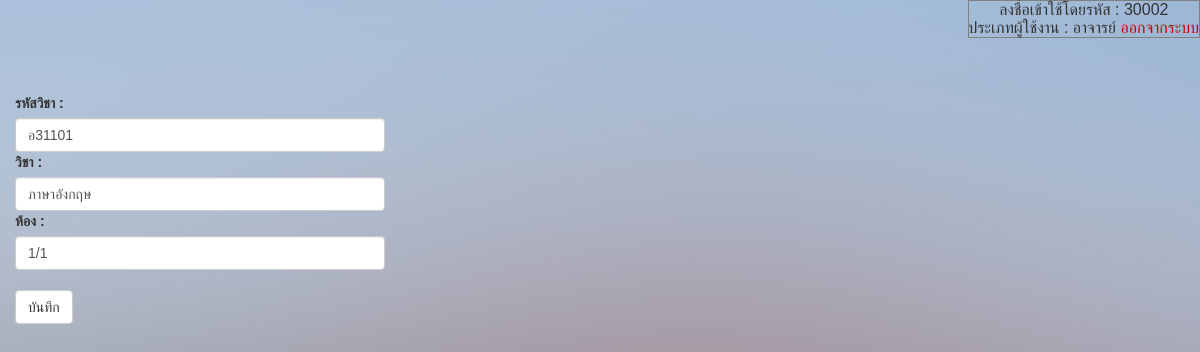
Page /html5up-dimension/subject_edit.php?subjectID=อ31101&class=1/1 (signed in) on the committed database.
### tables this page shows
CREATE TABLE `subject` (
  `subjectID` varchar(255) NOT NULL,
  `subject` varchar(255) NOT NULL,
  `class` varchar(11) NOT NULL,
  `teacherID` int(11) NOT NULL,
  `update` datetime NOT NULL
);

### html5up-dimension/subject_edit.php (the view, shortened to what this page needs)
<?php
if (!$_SESSION["uname"]){
	  Header("Location: Login.php");
}else{?>
<html>
	<head>
    <link rel="stylesheet" href="https://maxcdn.bootstrapcdn.com/bootstrap/3.3.7/css/bootstrap.min.css">
	</head>
<div class="abcd">
	<body background="/images/bg.jpg">
    <div align="right" class="a" >
      <table border="1">
      		<td>
    		  <center> ลงชื่อเข้าใช้โดยรหัส :
    			<?php echo($_SESSION['userID']);?><br>
          ประเภทผู้ใช้งาน : <?php echo($_SESSION['typeUser']);?>
    			<a href="logout.php"><font color="#CC0000">ออกจากระบบ</font></a></center>
        </td>
        </table>
    </div>
<br><br>
<form name="form1" method="post" action="subject_edit2.php?subjectID=<?php echo $_GET["subjectID"];?>&class=<?php echo $_GET["class"];?>" enctype="multipart/form-data">
        <?php
        include ("connectDB.php");
        $strSQL = mysqli_query($mysqli,"SELECT * FROM subject WHERE subjectID='".$_GET["subjectID"]."' and class='".$_GET["class"]."'");
        $objResult = mysqli_fetch_array($strSQL);
        ?>
        <div class="form-group">
          <div class="col-xs-4">
          <label for="idPD">รหัสวิชา : </label>
          <input class="form-control"  type="text" name="subjectID" value="<?php echo $objResult["subjectID"];?>">
          <label for="idPD">วิชา : </label>
          <input class="form-control"  type="text" name="subject" value="<?php echo $objResult["subject"];?>">
          <label for="idPD">ห้อง : </label>
          <input class="form-control"  type="text" name="class" value="<?php echo $objResult["class"];?>">
          <br>
          <button type="submit" class="btn btn-default">บันทึก</button>
        </div>
        </div>
	</body>
</html>
<?php }?>

### html5up-dimension/subject_edit.php (style rules this page uses)
div.abcd { font-family: "FontAwesome",sans-serif; }

### rows in the picture
subject: subjectID "อ31101", subject "ภาษาอังกฤษ", class "1/1"

### other values in the picture
$_SESSION['userID'] "30002"
$_SESSION['typeUser'] "อาจารย์"
